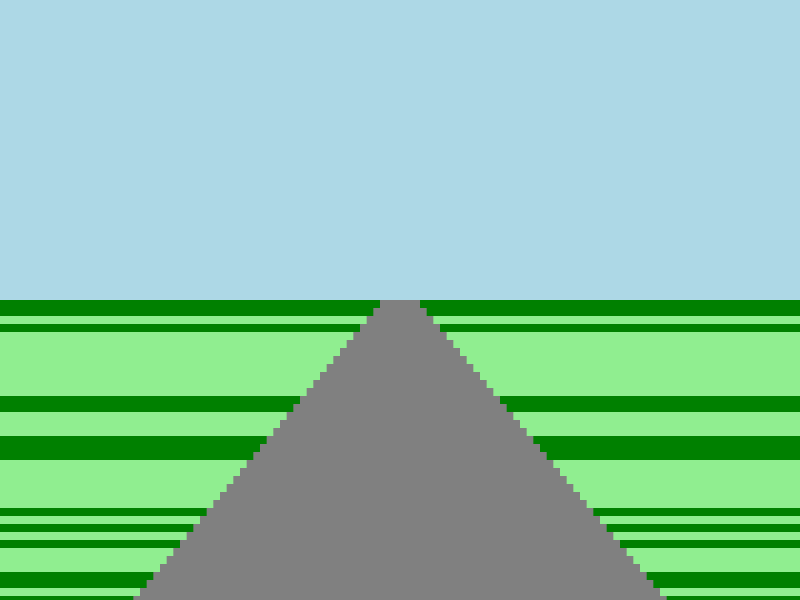
Frame 1 (no input)
Frame 60 (no input): identical to frame 1, image omitted
Frame 120 (the mouse pressed at the canvas centre since frame 60): identical to frame 1, image omitted

The p5.js sketch that drew this single still picture (run headless with seeded random() and noise() and a simulated clock; from frame 60 on, the mouse is pressed at the canvas centre):

// p5.js sketch
// ── sketch.js
SCREENWIDTH = 800
SCREENHEIGHT = 600

var car;
var roads = [];

function setup() {

  createCanvas(SCREENWIDTH, SCREENHEIGHT);
  background("lightblue");

  	for (var y=0;y<(SCREENHEIGHT/2)/8;y++){
  		//console.log(y,y/SCREENHEIGHT )
  		roads[y] = new Road(0,(SCREENHEIGHT/2)+y*8,SCREENWIDTH,8);
  		
  		roads[y].roadScale = (y/SCREENHEIGHT * 10) +0.05


  		roads[y].show()
	}

}

function draw() {
  // put drawing code here
  	console.log("grass")
  	for (var i=0;i<roads.length;i++){
  		//roads[i].show()
  		var grass = Math.abs(Math.sin(20*Math.pow((roads.length/i),3)))
  		if(grass>0.5){
  			roads[i].grassColour="lightgreen"
  			roads[i].show()	
  		}
	}
}
// ── road.js
function Road (x,y,width,height){
	this.x = x;
	this.y = y;
	this.height = height;
	this.width = width;

	this.roadScale = 1
	this.grassScale = 0.6
	this.edgeScale = 0.1
	this.grassColour = "green"

	this.show = function(){
		//console.log("road", this.y)
		noStroke()
		fill(this.grassColour)
		rect(0, this.y, this.width, this.height)
	
		noStroke()
		fill("grey")
		rect((this.width-(this.width*this.roadScale))/2, this.y, this.width*this.roadScale, this.height)
	}
}
